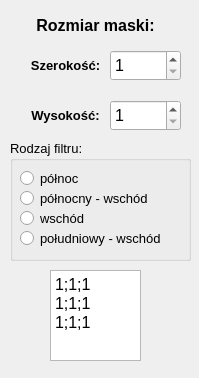
<?xml version="1.0" encoding="UTF-8"?>
<ui version="4.0">
 <class>FiltrLinearSplot</class>
 <widget class="QWidget" name="FiltrLinearSplot">
  <property name="geometry">
   <rect>
    <x>0</x>
    <y>0</y>
    <width>199</width>
    <height>378</height>
   </rect>
  </property>
  <property name="minimumSize">
   <size>
    <width>199</width>
    <height>378</height>
   </size>
  </property>
  <property name="maximumSize">
   <size>
    <width>199</width>
    <height>378</height>
   </size>
  </property>
  <property name="windowTitle">
   <string>Form</string>
  </property>
  <widget class="QLabel" name="widthLabel">
   <property name="geometry">
    <rect>
     <x>30</x>
     <y>50</y>
     <width>71</width>
     <height>31</height>
    </rect>
   </property>
   <property name="font">
    <font>
     <pointsize>10</pointsize>
     <weight>75</weight>
     <bold>true</bold>
    </font>
   </property>
   <property name="text">
    <string>Szerokość:</string>
   </property>
   <property name="alignment">
    <set>Qt::AlignCenter</set>
   </property>
  </widget>
  <widget class="QLabel" name="heightLabel">
   <property name="geometry">
    <rect>
     <x>30</x>
     <y>100</y>
     <width>71</width>
     <height>31</height>
    </rect>
   </property>
   <property name="font">
    <font>
     <pointsize>10</pointsize>
     <weight>75</weight>
     <bold>true</bold>
    </font>
   </property>
   <property name="text">
    <string>Wysokość:</string>
   </property>
   <property name="alignment">
    <set>Qt::AlignCenter</set>
   </property>
  </widget>
  <widget class="QLabel" name="sizeLabel">
   <property name="geometry">
    <rect>
     <x>20</x>
     <y>10</y>
     <width>151</width>
     <height>31</height>
    </rect>
   </property>
   <property name="font">
    <font>
     <pointsize>12</pointsize>
     <weight>75</weight>
     <bold>true</bold>
    </font>
   </property>
   <property name="text">
    <string>Rozmiar maski:</string>
   </property>
   <property name="alignment">
    <set>Qt::AlignCenter</set>
   </property>
  </widget>
  <widget class="QSpinBox" name="widthValue">
   <property name="geometry">
    <rect>
     <x>110</x>
     <y>50</y>
     <width>71</width>
     <height>31</height>
    </rect>
   </property>
   <property name="font">
    <font>
     <pointsize>12</pointsize>
    </font>
   </property>
   <property name="buttonSymbols">
    <enum>QAbstractSpinBox::UpDownArrows</enum>
   </property>
   <property name="minimum">
    <number>1</number>
   </property>
   <property name="maximum">
    <number>255</number>
   </property>
   <property name="singleStep">
    <number>1</number>
   </property>
  </widget>
  <widget class="QSpinBox" name="heightValue">
   <property name="geometry">
    <rect>
     <x>110</x>
     <y>100</y>
     <width>71</width>
     <height>31</height>
    </rect>
   </property>
   <property name="font">
    <font>
     <pointsize>12</pointsize>
    </font>
   </property>
   <property name="minimum">
    <number>1</number>
   </property>
   <property name="maximum">
    <number>255</number>
   </property>
   <property name="singleStep">
    <number>1</number>
   </property>
  </widget>
  <widget class="QTextEdit" name="maskParameters">
   <property name="geometry">
    <rect>
     <x>50</x>
     <y>270</y>
     <width>91</width>
     <height>91</height>
    </rect>
   </property>
   <property name="font">
    <font>
     <pointsize>12</pointsize>
     <weight>50</weight>
     <bold>false</bold>
    </font>
   </property>
   <property name="html">
    <string>&lt;!DOCTYPE HTML PUBLIC &quot;-//W3C//DTD HTML 4.0//EN&quot; &quot;http://www.w3.org/TR/REC-html40/strict.dtd&quot;&gt;
&lt;html&gt;&lt;head&gt;&lt;meta name=&quot;qrichtext&quot; content=&quot;1&quot; /&gt;&lt;style type=&quot;text/css&quot;&gt;
p, li { white-space: pre-wrap; }
&lt;/style&gt;&lt;/head&gt;&lt;body style=&quot; font-family:'MS Shell Dlg 2'; font-size:12pt; font-weight:400; font-style:normal;&quot;&gt;
&lt;p style=&quot; margin-top:0px; margin-bottom:0px; margin-left:0px; margin-right:0px; -qt-block-indent:0; text-indent:0px;&quot;&gt;1;1;1&lt;/p&gt;
&lt;p style=&quot; margin-top:0px; margin-bottom:0px; margin-left:0px; margin-right:0px; -qt-block-indent:0; text-indent:0px;&quot;&gt;1;1;1&lt;/p&gt;
&lt;p style=&quot; margin-top:0px; margin-bottom:0px; margin-left:0px; margin-right:0px; -qt-block-indent:0; text-indent:0px;&quot;&gt;1;1;1&lt;/p&gt;&lt;/body&gt;&lt;/html&gt;</string>
   </property>
   <property name="placeholderText">
    <string>1;1;1</string>
   </property>
  </widget>
  <widget class="QGroupBox" name="groupBox">
   <property name="geometry">
    <rect>
     <x>10</x>
     <y>140</y>
     <width>181</width>
     <height>121</height>
    </rect>
   </property>
   <property name="font">
    <font>
     <pointsize>10</pointsize>
    </font>
   </property>
   <property name="title">
    <string>Rodzaj filtru:</string>
   </property>
   <widget class="QRadioButton" name="southEastRadioButton">
    <property name="geometry">
     <rect>
      <x>10</x>
      <y>90</y>
      <width>151</width>
      <height>17</height>
     </rect>
    </property>
    <property name="text">
     <string>południowy - wschód</string>
    </property>
   </widget>
   <widget class="QRadioButton" name="northRadioButton">
    <property name="geometry">
     <rect>
      <x>10</x>
      <y>30</y>
      <width>151</width>
      <height>17</height>
     </rect>
    </property>
    <property name="text">
     <string>północ</string>
    </property>
   </widget>
   <widget class="QRadioButton" name="eastRadioButton">
    <property name="geometry">
     <rect>
      <x>10</x>
      <y>70</y>
      <width>151</width>
      <height>17</height>
     </rect>
    </property>
    <property name="text">
     <string>wschód</string>
    </property>
   </widget>
   <widget class="QRadioButton" name="northEastRadioButton">
    <property name="geometry">
     <rect>
      <x>10</x>
      <y>50</y>
      <width>151</width>
      <height>17</height>
     </rect>
    </property>
    <property name="text">
     <string>północny - wschód</string>
    </property>
   </widget>
  </widget>
 </widget>
 <resources/>
 <connections/>
</ui>
